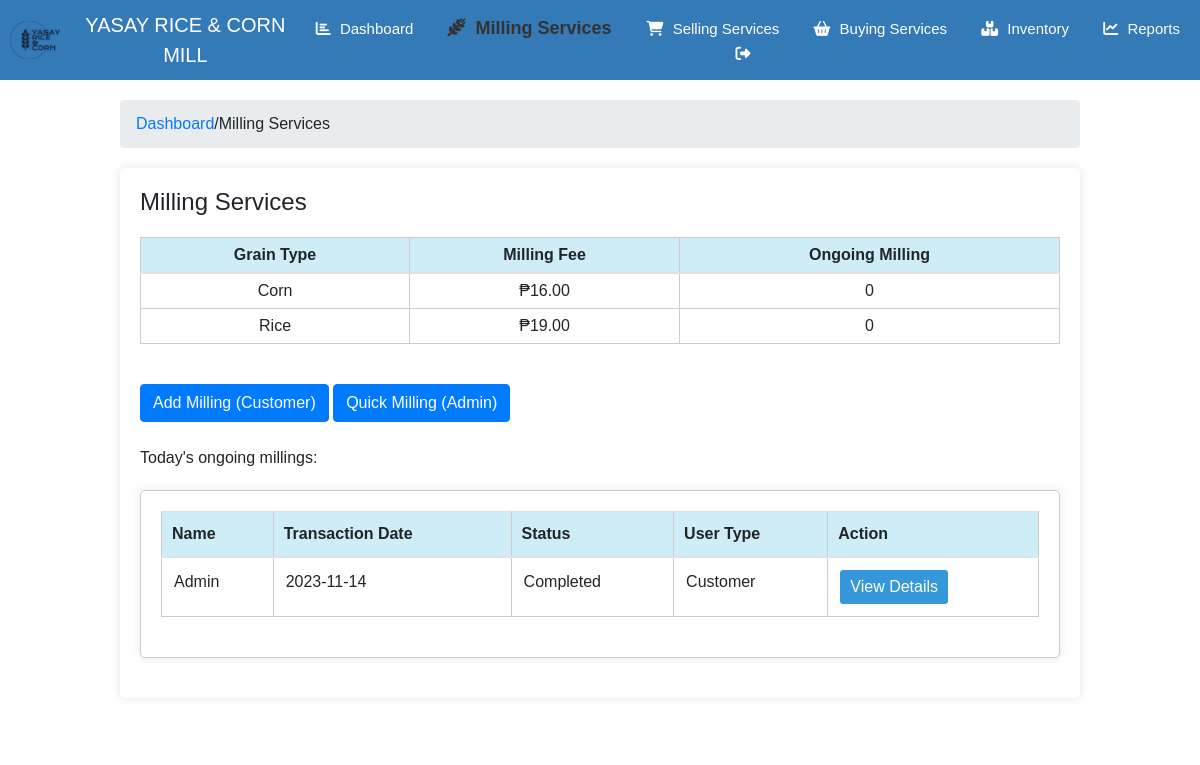
The app's page /milling.php (signed in) with its own data.
### tables this page shows
CREATE TABLE `millingfees` (
  `grain_type` varchar(50) NOT NULL,
  `milling_fee` decimal(10,2) NOT NULL
);

CREATE TABLE `millingtransactions` (
  `invoice_number` varchar(50) DEFAULT NULL,
  `transaction_id` int(11) NOT NULL,
  `customer_id` int(11) DEFAULT NULL,
  `transaction_date` date DEFAULT NULL,
  `grain_type` varchar(50) NOT NULL,
  `milling_variety` varchar(50) NOT NULL,
  `quantity` int(11) NOT NULL,
  `total_fee` int(11) NOT NULL,
  `delivery_method` varchar(50) NOT NULL,
  `delivery_date` date DEFAULT NULL,
  `date_completed` date DEFAULT NULL,
  `status` varchar(20) NOT NULL,
  `transaction_type` varchar(20) NOT NULL
);

CREATE TABLE `customers` (
  `customer_id` int(11) NOT NULL,
  `name` varchar(255) NOT NULL,
  `contact_number` varchar(20) NOT NULL,
  `address` text DEFAULT NULL
);

### milling.php (the view, shortened to what this page needs)
<?php
require_once 'db_connect.php';
$activePage = 'milling';
?>
<!DOCTYPE html>
<html>
<head>
    <link rel="stylesheet" href="https://maxcdn.bootstrapcdn.com/bootstrap/4.5.2/css/bootstrap.min.css">
    <link rel="stylesheet" type="text/css" href="stylesheet/millingstyle.css">
    <link rel="stylesheet" href="https://cdnjs.cloudflare.com/ajax/libs/font-awesome/6.2.0/css/all.min.css"/>
</head>
<header>
<div class="logo">
    <img src="logo.png" alt="Company Logo" class="logo-image">
    YASAY RICE & CORN MILL
</div>
    <nav>
        <ul>
            <li <?php if ($activePage == 'dashboard') echo 'class="active"'; ?>>
                <a href="dashboard.php">
                    <i class="fas fa-chart-bar"></i> Dashboard
                </a>
            </li>
            <li <?php if ($activePage == 'milling') echo 'class="active"'; ?>>
                <a href="milling.php">
                    <i class="fa-solid fa-wheat-awn"></i> Milling Services
                </a>
            </li>
            <li <?php if ($activePage == 'selling') echo 'class="active"'; ?>>
                <a href="selling.php">
                    <i class="fas fa-shopping-cart"></i> Selling Services
                </a>
            </li>
            <li <?php if ($activePage == 'buying') echo 'class="active"'; ?>>
                <a href="buying.php">
                    <i class="fas fa-shopping-basket"></i> Buying Services
                </a>
            </li>
            <li <?php if ($activePage == 'inventory') echo 'class="active"'; ?>>
                <a href="inventory.php">
                    <i class="fas fa-boxes"></i> Inventory
                </a>
            </li>
            <li <?php if ($activePage == 'reports') echo 'class="active"'; ?>>
                <a href="report.php">
                    <i class="fas fa-chart-line"></i> Reports
                </a>
            </li>
            <li>
                <a href="logout.php">
                    <i class="fas fa-sign-out-alt"></i>
                </a>
            </li>
        </ul>
    </nav>
</header>
    <div class="content">
        <ol class="breadcrumb">
            <li><a href="dashboard.php">Dashboard</a></li>
            /
            <li class="active">Milling Services</li>
        </ol>
        <div class="container-box">
        <h1>Milling Services</h1>
<div class="row justify-content-center">
    <div class="col-md-12">
                <table class="table table-condensed special-table">
                    <thead>
                        <tr style="text-align:center;">
                            <th>Grain Type</th>
                            <th>Milling Fee</th>
                            <th>Ongoing Milling</th>
                        </tr>
                    </thead>
                    <tbody>
                        <?php
                        $sql = "SELECT grain_type, milling_fee FROM millingfees";
                        $result = $connect->query($sql);
                        if ($result->num_rows > 0) {
                            while ($row = $result->fetch_assoc()) {
                                $sqlCountOngoing = "SELECT COUNT(*) AS ongoing_count FROM millingtransactions WHERE grain_type = '{$row['grain_type']}' AND status = 'Ongoing'";
                                $resultCountOngoing = $connect->query($sqlCountOngoing);
                                $ongoingCount = ($resultCountOngoing->num_rows > 0) ? $resultCountOngoing->fetch_assoc()['ongoing_count'] : 0;
                                echo "<tr>";
                                echo "<td style=text-align:center;>" . $row['grain_type'] . "</td>";
                                echo "<td style=text-align:center;>₱" . number_format($row['milling_fee'], 2) . "</td>";
                                echo "<td style=text-align:center;>" . $ongoingCount . "</td>";
                                echo "</tr>";
                            }
                        }
                        ?>
                    </tbody>
                </table>
            </div>
        </div>
<br>
        <button type="button" class="btn btn-primary" data-toggle="modal" data-target="#addServiceModal">
            Add Milling (Customer)
        </button>
        <button type="button" class="btn btn-primary" data-toggle="modal" data-target="#quickMillingModal">
            Quick Milling (Admin)
        </button>
        <br><br>
        <p>Today's ongoing millings:</p>
<?php
$sql = "SELECT transaction_id, Customers.name AS customer_name, transaction_date, status, delivery_method, 'Customer' AS user_type
        FROM millingtransactions
        JOIN Customers ON millingtransactions.customer_id = Customers.customer_id
        ORDER by transaction_id DESC ";
$result = $connect->query($sql);
?>
<div class="container-box1">
<table class="table special-table1">
    <thead>
        <tr>
            <th>Name</th>
            <th>Transaction Date</th>
            <th>Status</th>
            <th>User Type</th>
            <th>Action</th>
        </tr>
    </thead>
    <tbody>
        <?php
        if ($result->num_rows > 0) {
            while ($row = $result->fetch_assoc()) {
                echo "<tr>";
                echo "<td>" . $row["customer_name"] . "</td>";
                echo "<td>" . $row["transaction_date"] . "</td>";
                echo "<td>" . $row["status"] . "</td>";
                echo "<td>" . $row["user_type"] . "</td>";
                echo "<td><button type='button' class='btn btn-info view-details-btn' data-toggle='modal' data-target='#viewDetailsModal' data-transaction-id='" . $row["transaction_id"] . "'>View Details</button></td></td>";
                echo "</tr>";
            }
        } else {
            echo "<tr><td colspan='6'>No ongoing millings</td></tr>";
        }
        ?>
    </tbody>
</table>
    </div>
    </div>
</body>
</html>

### stylesheet/millingstyle.css (style rules this page uses)
body, ul, li { margin: 0; padding: 0; list-style: none; font-family: 'Century Gothic', sans-serif; }
header { background-color: #337ab7; color: white; text-align: center; padding: 10px; display: flex; justify-content: space-between; align-items: center; }
header .logo { font-size: 20px; margin: 0; }
nav ul { list-style: none; padding: 0; }
nav ul li { display: inline; margin: 0 15px; }
nav ul li a { text-decoration: none; color: white; font-size: 15px; }
nav ul li a i { margin-right: 5px; }
nav ul li.active a { color: #333; font-size: 18px; font-weight: bold; }
.content { max-width: 1000px; margin: 0 auto; padding: 20px; background-color: #fff; }
h1 { font-size: 24px; margin-bottom: 20px; }
.table-condensed, .table-condensed th, .table-condensed td, .colspan tr { border: none; }
.special-table1 { width: 100%; border-collapse: collapse; margin-bottom: 20px; }
.special-table1 table, th, td { border: 1px solid #ccc; }
.special-table1 th, td { padding: 10px; text-align: left; }
.special-table1 th { background-color: rgba(132, 210, 232, 0.4); }
.special-table1 .btn { padding: 5px 10px; background-color: #3498db; color: #fff; border: none; border-radius: 3px; cursor: pointer; }
.special-table { border: 1px solid #ccc; }
.special-table th, .special-table td { padding: 5px; border: 1px solid #ccc; }
.special-table th { background-color: rgba(132, 210, 232, 0.4); }
.container-box { width: 100%; margin: 20px auto; padding: 20px; box-shadow: 0 0 10px rgba(0, 0, 0, 0.1); border-radius: 5px; }
.container-box1 { width: 100%; margin: 20px auto; padding: 20px; box-shadow: 0 0 10px rgba(0, 0, 0, 0.1); border: 1px solid #ccc; border-radius: 5px; }
.logo { display: flex; align-items: center; }
.logo-image { width: 50px; margin-right: 10px; }

### records on screen
millingfees: grain_type "Corn", milling_fee "16.00", ongoingCount "0"
millingfees: grain_type "Rice", milling_fee "19.00", ongoingCount "0"
millingtransactions: customer.name "Admin", transaction_date "2023-11-14", status "Completed", user_type "Customer"
